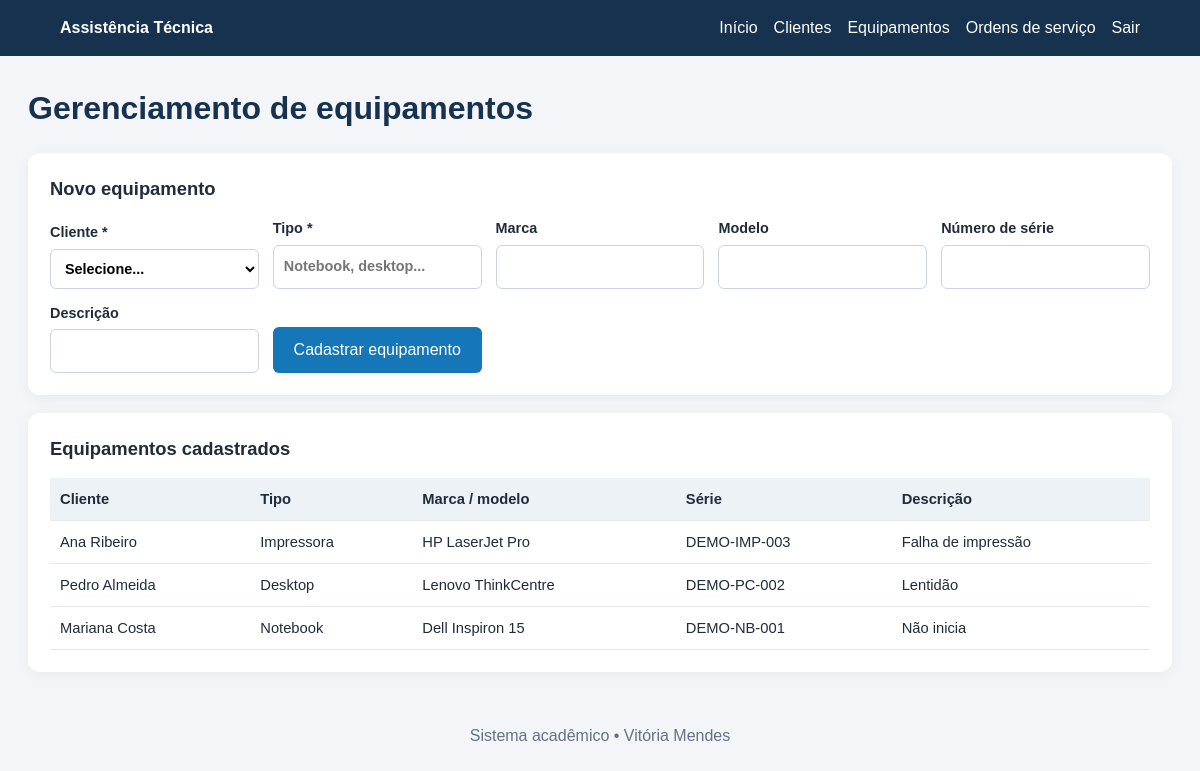
The page /sistema/equipamentos.php (signed in) on the database its author committed.
### tables this page shows
CREATE TABLE equipamentos (
 id INT AUTO_INCREMENT PRIMARY KEY,
 cliente_id INT NOT NULL,
 tipo VARCHAR(80) NOT NULL,
 marca VARCHAR(80) NULL,
 modelo VARCHAR(100) NULL,
 numero_serie VARCHAR(100) NULL UNIQUE,
 descricao VARCHAR(255) NULL,
 criado_em TIMESTAMP DEFAULT CURRENT_TIMESTAMP,
 CONSTRAINT fk_equip_cliente FOREIGN KEY (cliente_id) REFERENCES clientes(id) ON UPDATE CASCADE ON DELETE RESTRICT
);

CREATE TABLE clientes (
 id INT AUTO_INCREMENT PRIMARY KEY,
 nome VARCHAR(140) NOT NULL,
 cpf_criptografado TEXT NULL,
 cpf_hash CHAR(64) NULL UNIQUE,
 telefone VARCHAR(30) NULL,
 email VARCHAR(160) NULL,
 criado_em TIMESTAMP DEFAULT CURRENT_TIMESTAMP
);

### sistema/equipamentos.php (the view, shortened to what this page needs)
<?php
require __DIR__ . '/config.php'; require_login();
$rows=db()->query('SELECT e.*,c.nome cliente FROM equipamentos e JOIN clientes c ON c.id=e.cliente_id ORDER BY e.id DESC')->fetchAll();
echo '<section class="panel"><h2>Novo equipamento</h2><form method="post" class="form-grid"><input type="hidden" name="csrf" value="'.h(csrf_token()).'"><label>Cliente *<select name="cliente_id" required><option value="">Selecione...</option>';
echo '</select></label><label>Tipo *<input name="tipo" required placeholder="Notebook, desktop..."></label><label>Marca<input name="marca"></label><label>Modelo<input name="modelo"></label><label>Número de série<input name="numero_serie"></label><label>Descrição<input name="descricao"></label><button>Cadastrar equipamento</button></form></section><section class="panel"><h2>Equipamentos cadastrados</h2><div class="table-wrap"><table><thead><tr><th>Cliente</th><th>Tipo</th><th>Marca / modelo</th><th>Série</th><th>Descrição</th></tr></thead><tbody>';
foreach($rows as $r) echo '<tr><td>'.h($r['cliente']).'</td><td>'.h($r['tipo']).'</td><td>'.h(trim($r['marca'].' '.$r['modelo'])).'</td><td>'.h($r['numero_serie']).'</td><td>'.h($r['descricao']).'</td></tr>';
echo '</tbody></table></div></section>'; page_footer();

### sistema/assets/style.css (style rules this page uses)
* { box-sizing:border-box }
body { margin:0;background:#f3f5f8;color:#202b3c;font:16px/1.5 Arial,sans-serif }
h2 { font-size:1.15rem;margin-top:0 }
.panel,.login-card { background:#fff;border-radius:12px;padding:22px;margin:18px 0;box-shadow:0 3px 16px #13243a0c }
.form-grid { display:grid;grid-template-columns:repeat(auto-fit,minmax(200px,1fr));gap:14px;align-items:end }
label { display:block;font-size:.9rem;font-weight:bold }
input,select { display:block;width:100%;margin-top:5px;padding:10px;border:1px solid #ccd4df;border-radius:6px;background:#fff;font:inherit }
button,.button { display:inline-block;border:0;border-radius:6px;background:#1677b8;color:white;padding:11px 16px;font:inherit;cursor:pointer;text-decoration:none }
.table-wrap { overflow-x:auto;margin-top:15px }
table { border-collapse:collapse;width:100%;font-size:.92rem }
th,td { text-align:left;padding:10px;border-bottom:1px solid #e5e9ef;vertical-align:top }
th { background:#edf2f7 }

### rows shown on the page
equipamentos: cliente.nome "Ana Ribeiro", tipo "Impressora", marca+modelo "HP LaserJet Pro", numero_serie "DEMO-IMP-003", descricao "Falha de impressão"
equipamentos: cliente.nome "Pedro Almeida", tipo "Desktop", marca+modelo "Lenovo ThinkCentre", numero_serie "DEMO-PC-002", descricao "Lentidão"
equipamentos: cliente.nome "Mariana Costa", tipo "Notebook", marca+modelo "Dell Inspiron 15", numero_serie "DEMO-NB-001", descricao "Não inicia"

### other values the page prints
$title "Gerenciamento de equipamentos"
